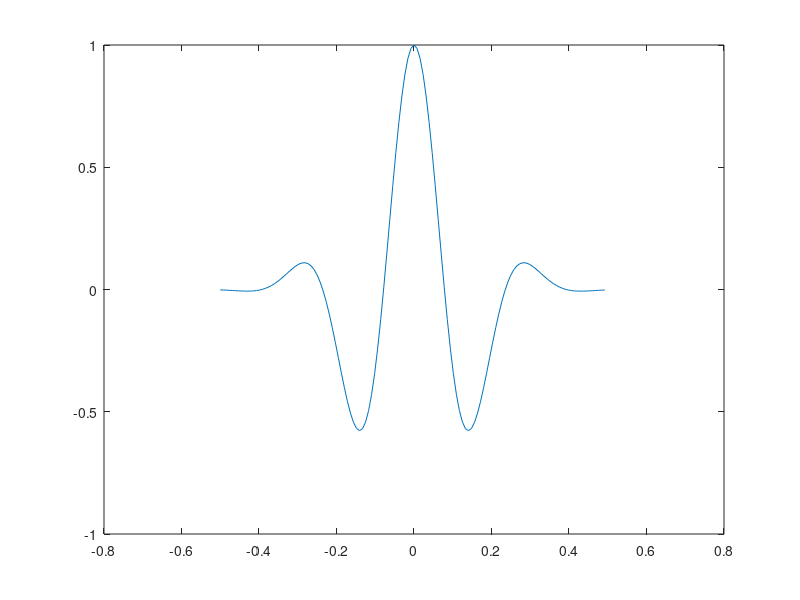
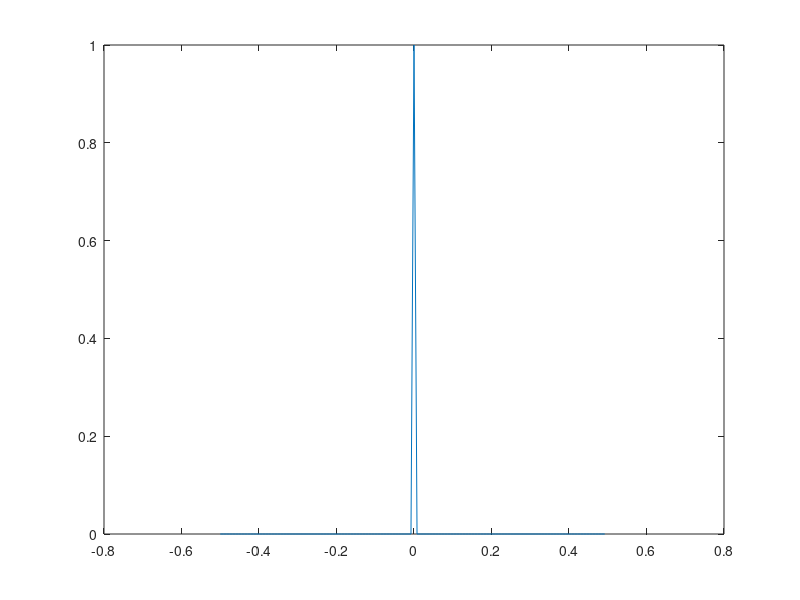
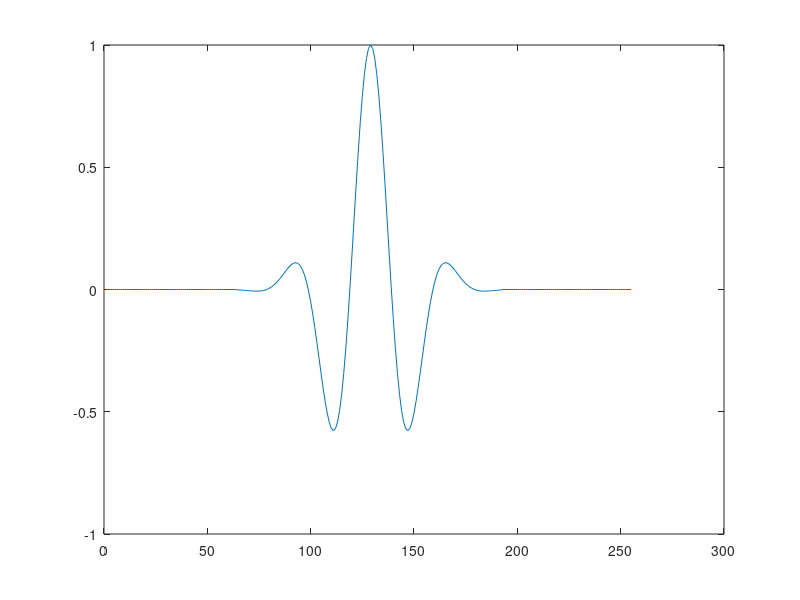
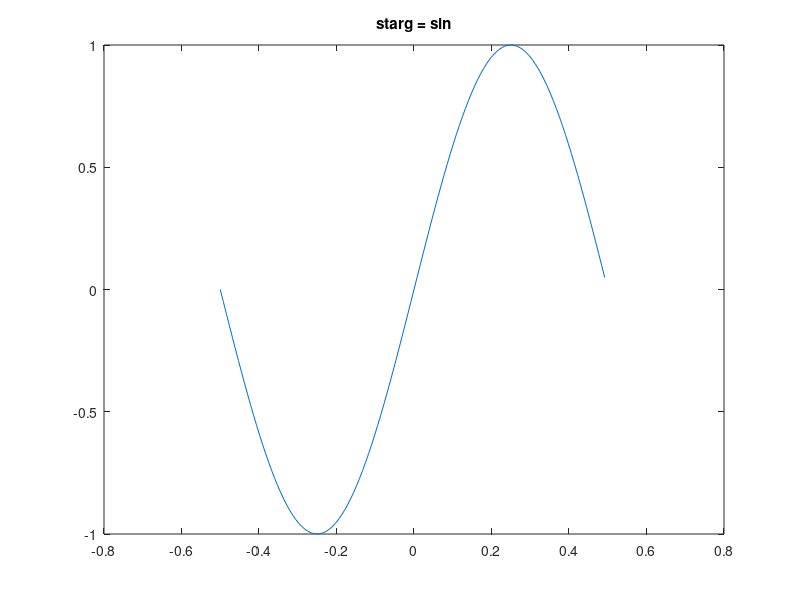

Write MATLAB code to recreate these figures, in order. (Note: this script raises an error after producing the figures.)
t = (-64:63)/128;
w = 20;
lam = 0.2;
pls = cos(w*t).*exp(-(t/lam).^2);
figure;
plot( t, pls)

ki = zeros(size(t));
ki(65) = 1;
figure;
plot(t,ki)
cki = conv(pls,ki,'full');
figure;
plot( cki)

% tc = -127:127;
% doc sigmoid
% targ = sigmoid(tc,1,0.1);
% plot(tc,targ)
% targ = sigmoid(tc,1,0.1).*hamming(size(tc));
% targ = sigmoid(tc,1,0.1).*hamming(length(tc));
% plot(tc,targ)
% targ = sigmoid(tc',1,0.1).*hamming(length(tc));
% plot(tc,targ)
% targ = sigmoid(tc',1,0.01).*hamming(length(tc));
% plot(tc,targ)
% targ = sigmoid(tc',1,10).*hamming(length(tc));
% plot(tc,targ)
starg = sin(2*pi*t);
figure;
plot( t, starg)
title('starg = sin')
fstarg = fft(starg);
figure;
plot( abs(fstarg))
fpls = fft(pls);
figure;
plot( abs(fpls))
rattargtopls = fstarg ./ fpls;
figure;
plot( abs(rattargtopls))
figure;
plot( t, abs(rattargtopls),t, abs(fstarg))
figure;
plot( t, angle(rattargtopls),t, angle(fstarg))
kerntd = ifft( rattargtopls);
figure;
plot(abs(kerntd))
figure;
plot(conv(pls,kerntd,'same'))
figure;
plot(real(kerntd))
figure;
plot(imag(kerntd))
figure;
plot(t,pls)

w = 30; lam = 0.1;
pls2 = cos(w*t).*exp(-(t/lam).^2);
figure;
plot( t, pls2)
figure;
plot( conv(pls2,kerntd,'same'))
% eye(8)
% impls = eye(8)
% Fimpls = fft(impls);
% real(Fimpls)
% imag(Fimpls)

% pls3 = (cos(w*t)+sin(w*t)).*exp(-(t/lam).^2);
% plot(t, pls3)
%% pls3 is an assymetric pulse
pls3 = (cos(w*t)+sin(w*t)).*exp(-(t/lam).^2);
figure;
plot(t, pls3)
fpls3 = fft(pls3);
rattargtopls3 = fstarg ./ fpls3;
figure;
semilogy([abs(fstarg(:)),abs(fpls3(:)),abs(rattargtopls3(:))])
kerntd3 = ifft( rattargtopls3);
% figure;
% plot(abs(kerntd3))
figure;
plot(real(kerntd3))
figure;
plot(imag(kerntd3))
% figure;
% plot(angle(kerntd3))
figure;
plot( t, conv(pls3, kerntd3, 'same'))
pls3*kerntd3'
fliplr(pls3)*kerntd3'
fliplr(pls3)*circshift(kerntd3',1)
fliplr(pls3)*circshift(kerntd3',-1)
fliplr(pls3)*circshift(kerntd3',-2)
fliplr(pls3)*circshift(kerntd3',-3)
fliplr(pls3)*circshift(kerntd3',-4)

%%
% targ = sigmoid(tc',1,10).*hamming(length(tc));
% plot(sigmoid(tc',1,10))
% plot( hamming(length(tc)))
% setupMatlab
% plot(powerWindow(t,1))
% plot(powerWindow(t,2))
% plot(powerWindow(t,4))
% plot(powerWindow(t,5))
% targ2 = sigmoid(tc',1,10).*powerWindow(t,5);
% plot( targ2)
% targ2 = sigmoid(tc',1,10).*powerWindow(t',5);
% size(powerWindow(t',5))
% plot(tc)
% targ2 = sigmoid(tc',1,10).*powerWindow(tc',5);
% plot(targ2)
% ftarg2 = fft(targ2);
% rattargtopls2_3 = ftarg3 ./ fpls3;
% rattargtopls2_3 = ftarg2 ./ fpls3;
% kerntd2_3 = ifft( rattargtopls2_3);
% plot( conv(pls3, kerntd2_3, 'same'))
% targ2 = sigmoid(t',1,10).*powerWindow(t',5);
% ftarg2 = fft(targ2);
% rattargtopls2_3 = ftarg2 ./ fpls3;

%% Try a wider sensitivity region. Note: limit is a sawtooth wave.
% This didn't work: too much power in target at high frequencies
targ2 = sigmoid(t,5,0.1).*powerWindow(t,2);
targ3 = sin(2*pi*t)-1/6*sin(3*2*pi*t);
figure;
plot( t, targ2,t,targ3,t,starg)
figure;
plot([targ2(:),starg(:)])
ftarg2 = fft(targ2);
figure;
semilogy([abs(ftarg2(:)),abs(fstarg(:))])
rattargtopls2_3 = ftarg2 ./ fpls3;
kerntd2_3 = ifft( rattargtopls2_3);
figure;
plot([abs(kerntd2_3(:)),abs(kerntd(:))])
figure;
semilogy([abs(ftarg2(:)),abs(fpls3(:)),abs(rattargtopls2_3(:))])
figure;
plot( conv(pls3, kerntd2_3, 'same'))
figure;
plot( conv(pls3, kerntd3, 'same'))
% figure;
% plot( conv(pls3, kerntd2_3, 'same'))
figure;
plot(kerntd2_3)
figure;
plot(kerntd3)

% This works great. But it has a limited range of sensitivity: if the pulse
% itself is narrow, then the range overwhich this is sensitive is also
% narrow. In that sense, starg is better because it is sensitive over half
% the window.
figure;
plot(pls3)
fpls3 = fft(pls3);
psfpls3 = fpls3*exp(i*pi/2);
ifpsfpls3 = ifft(psfpls3);
figure;
plot( conv(pls3,ifpsfpls3,'same'))
figure;
plot( real(conv(pls3,ifpsfpls3,'same')))
figure;
plot( imag(conv(pls3,ifpsfpls3,'same')))
figure;
plot( (conv(pls3,imag(ifpsfpls3),'same')))
